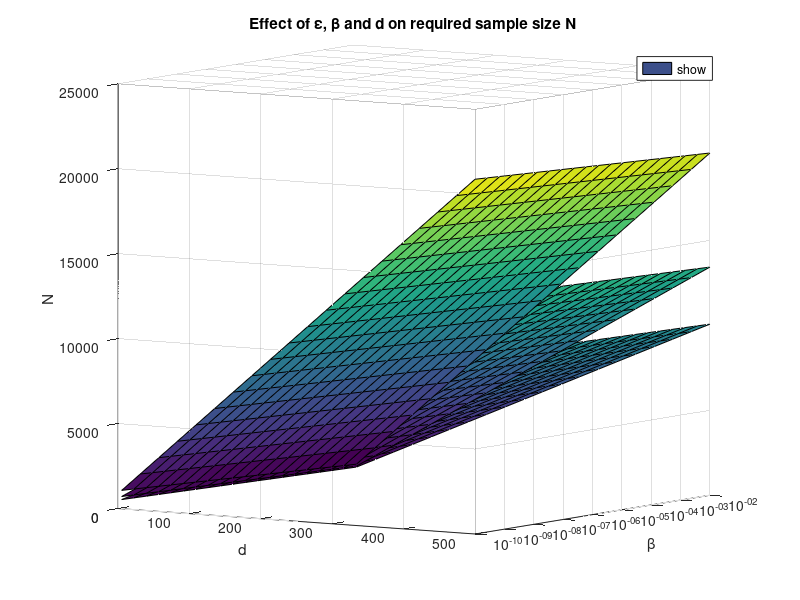

MATLAB code for this plot:
%% Image code for expressing sensitivity of m
% (c) OtH 13-5-16
% plots the number of samples needed for different eps, beta and d
%%

clf
betas = logspace(-2,-10, 20);            % confidence level
epss = linspace(0.1, 0.05, 20);          % violation level
ds = [10 50 100];                        % dimension of x
N = zeros(length(betas), length(eps), length(ds));

for i = 1:length(ds)
    d = ds(i);
    for j = 1:length(epss)
        eps = epss(j);
        N(:, j, i) = 2/eps*(d-1+log(1./betas));
    end
    surf(betas, epss, N(:,:,i)', 'DisplayName', sprintf('$\\zeta$ = %i', d));
    hold on
end
hold on
grid on
xlabel('\beta')
ylabel('\epsilon')
zlabel('N')
% h = legend('show', 'location', 'best')
% set(h, 'interpreter', 'latex')
set(gca, 'xscale', 'log');
% set(gca, 'yscale', 'log');
campos([0.0509109356937080,0.366832719972212,24779.6571355342]);
title('Effect of \epsilon, \beta and \zeta on required sample size N')
% xticklabels = get(gca, 'XTickLabels');
% set(gca, 'XTicklabels', ['10^{-10}', xticklabels(2:end)']')
%% vary d and beta
clf
betas = logspace(-2,-10, 20);            % confidence level
epss = [0.1 0.075 0.05];                 % violation level
ds = linspace(5, 500, 20);               % dimension of x
N = zeros(length(betas), length(ds), length(epss));
for i = 1:length(epss)
    eps = epss(i);
    for j = 1:length(ds)
        d = ds(j);
        N(:, j, i) = 2/eps*(d-1+log(1./betas));
    end
    surf(betas, ds, N(:,:,i)', 'DisplayName', sprintf('eps = %g', eps));
    hold on
end
hold on
grid on
xlabel('\beta')
ylabel('d')
zlabel('N')
legend('show', 'location', 'best')
set(gca, 'xscale', 'log');
% set(gca, 'yscale', 'log');
campos([0.0717461869828726,0.340461572134018,10019.1866590218]);
title('Effect of \epsilon, \beta and d on required sample size N')
% xticklabels = get(gca, 'XTickLabels');
% set(gca, 'XTicklabels', ['10^{-10}', xticklabels(2:end)']')
